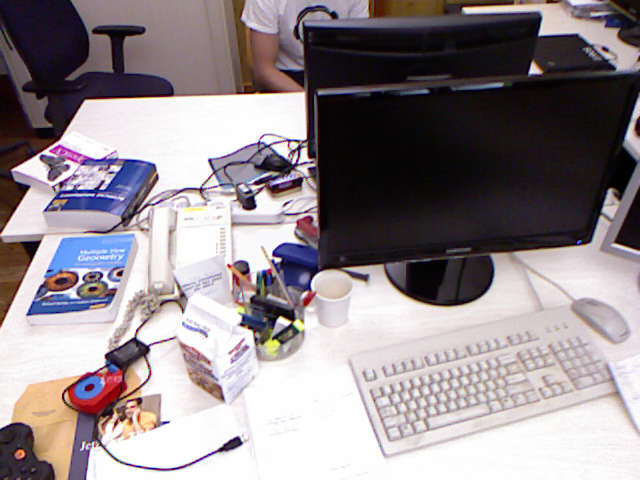
#> input picture data/rgbd_dataset_freiburg1_xyz/rgb/1305031102.343233.png, 640 x 480 px; its folder holds 4 pictures in this run
$ python 3-track_features.py
#> lines starting #> are read from the running program, lines starting #| are printed output that depends on the picture
# 1. Finds all .png files inside your dataset's rgb directory.
# 2. Sorts the filenames into the correct order.
# 3. Selects only the first 10 images.
# 4. Loops through those images.
# 5. Loads each image using OpenCV.
# 6. Prints the filename and image dimensions.
# You may reuse code from test_dataset.py. That's normal software engineering practice.


from pathlib import Path # Object Oriented filesystem paths
    # easier to use path - no more long string
    # also has glob built in - recurisve
import cv2 # openCV -> open source computer vision lib -> CV, image proc, ML. treats imgs/vids as multidim NumPy arrays
import numpy as np


folder = Path("data/rgbd_dataset_freiburg1_xyz/rgb")
images = sorted(folder.glob("*.png"))
    # glob finds file & directory pathnames that match a specific pattern.
    # uses the more simple Unix shell wildcard - not regex
if not images:
    raise FileNotFoundError("Error loading dataset images")

# set up objs
orb = cv2.ORB_create(nfeatures=1000)
bf=cv2.BFMatcher(cv2.NORM_HAMMING) # for hamming dist
failed_pairs = []
first_ten_images = images[:10]
MINIMUM_MATCHES = 8000

for i in range(1, len(first_ten_images)):
    img1 = cv2.imread(str(first_ten_images[i-1])) # using str avoid compat issues with diff cv versions
#> img1 is the input picture: shape (480, 640, 3); mean B, G, R 142, 137.6, 146.5
    img2 = cv2.imread(str(first_ten_images[i]))
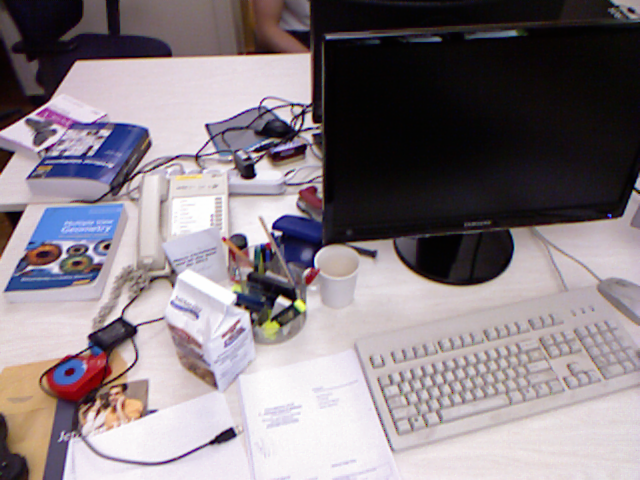
#> input picture data/rgbd_dataset_freiburg1_xyz/rgb/1305031102.611233.png, 640 x 480 px
#> img2 is the input picture: shape (480, 640, 3); mean B, G, R 132, 126.1, 135.7
    if img1 is None or img2 is None:
        failed_pairs.append((first_ten_images[i-1], first_ten_images[i]))
        print("Warning: one or two images could not load")
        continue
    gray1 = cv2.cvtColor(img1, cv2.COLOR_BGR2GRAY)
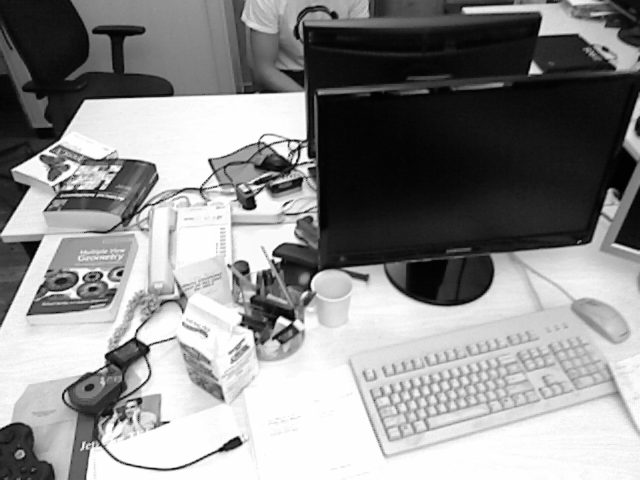
#> gray1: shape (480, 640); min 1, max 254, mean 140.8
    gray2 = cv2.cvtColor(img2, cv2.COLOR_BGR2GRAY)
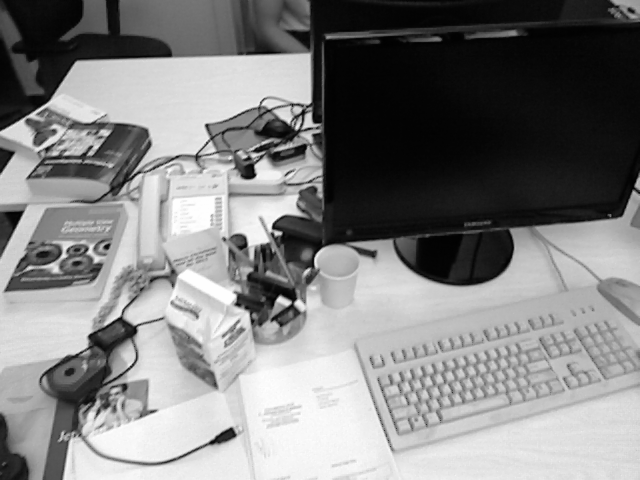
#> gray2: shape (480, 640); min 1, max 254, mean 129.6
    kp1, des1 = orb.detectAndCompute(gray1, None)
#> kp1 = 1000 keypoints; strongest (x, y, size): (274, 253, 37.2), (147, 346, 31), (289, 322, 31), (288, 322, 37.2)
    kp2, des2 = orb.detectAndCompute(gray2, None)
#> kp2 = 1000 keypoints; strongest (x, y, size): (274, 226, 44.6), (280, 297, 64.3), (290, 302, 31), (288, 302, 44.6)

    if des1 is None or des2 is None:
        print("Warning: one or two ORB descriptors could not be loaded.")
        failed_pairs.append((first_ten_images[i-1], first_ten_images[i]))
        continue

    pairs = bf.knnMatch(des1, des2, k=2) # find 2 nearest matches for descriptors
#> pairs = 1000 matches

    # lowe's ratio test to filter out weak
    good_matches = []
    frame1_matches = []
    frame2_matches = []

    ratio_test_threshold = 0.75
    for pair in pairs:
        if len(pair)==2:
            best, second_best = pair
            if best.distance < ratio_test_threshold * second_best.distance:
                good_matches.append(best)
                frame1_matches.append(kp1[best.queryIdx].pt)
                frame2_matches.append(kp2[best.trainIdx].pt)
#> after the loop, frame1_matches = 406 pairs, first value 48 to 494.5, second value 92.07 to 445; frame2_matches = 406 pairs, first value 34 to 516, second value 53.57 to 434.4; good_matches = 406 matches

    if len(good_matches) < MINIMUM_MATCHES:
        print(f"Warning: Less than {MINIMUM_MATCHES} good matches found")
        failed_pairs.append((first_ten_images[i-1], first_ten_images[i]))
        print(f"Frame {i} -> Frame {i+1}")
        print(f"Good matches: {len(good_matches)}")
#| Good matches: 406
        print(f"Status: SKIPPED (insufficent matches)")
        continue

    frame1_matches = np.array(frame1_matches, dtype=np.float32)
    frame2_matches = np.array(frame2_matches, dtype=np.float32)

    #verification
    assert frame1_matches.shape == frame2_matches.shape
    assert frame1_matches.shape[1] == 2

    print(f"Frame {i} -> Frame {i+1}")
    print(f"Keypoints: {len(kp1)} -> {len(kp2)}")
    print(f"Good matches: {len(good_matches)}")
    print(f"Percentage: {len(good_matches)/len(kp1) : .1%}")
    print(f"Points shape: {frame1_matches.shape}")
    print(f"Status: OK")
#> pass 2 of the loop `for i in range(1, len(first_ten_images)):`:
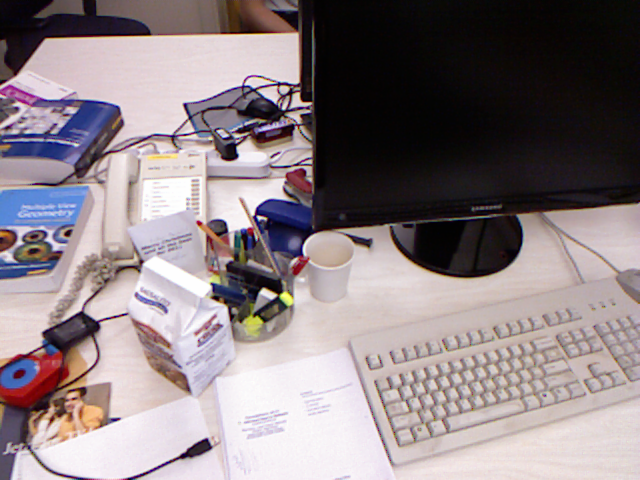
#> input picture data/rgbd_dataset_freiburg1_xyz/rgb/1305031102.911185.png, 640 x 480 px
#> img2 is the input picture: shape (480, 640, 3); mean B, G, R 132.1, 128.5, 139.7
#> `gray2 = cv2.cvtColor(img2, cv2.COLOR_BGR2GRAY)`:
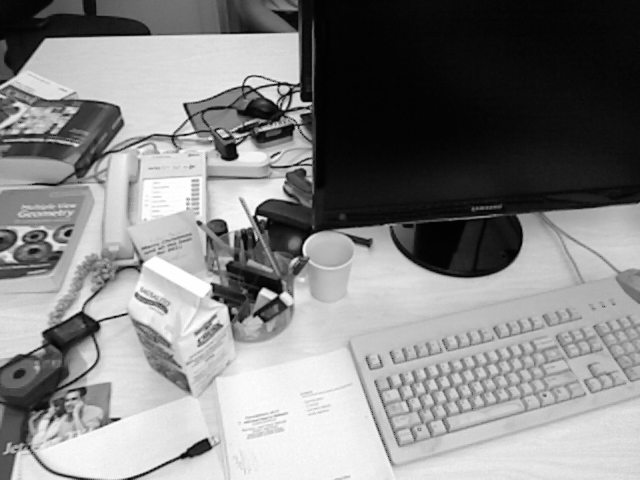
#> gray2: shape (480, 640); min 1, max 254, mean 132.3
#> kp1 has the same summary as kp2
#> kp2 = 1000 keypoints; strongest (x, y, size): (258, 217, 37.2), (258, 216, 31), (302, 100, 53.6), (259, 219, 31)
#> after the loop `for pair in pairs:`: frame1_matches = 454 pairs, first value 77.76 to 516, second value 53.57 to 435.6; frame2_matches = 454 pairs, first value 43.2 to 523.1, second value 33 to 447; good_matches = 454 matches
#| Good matches: 454
#> pass 3 of the loop `for i in range(1, len(first_ten_images)):`:
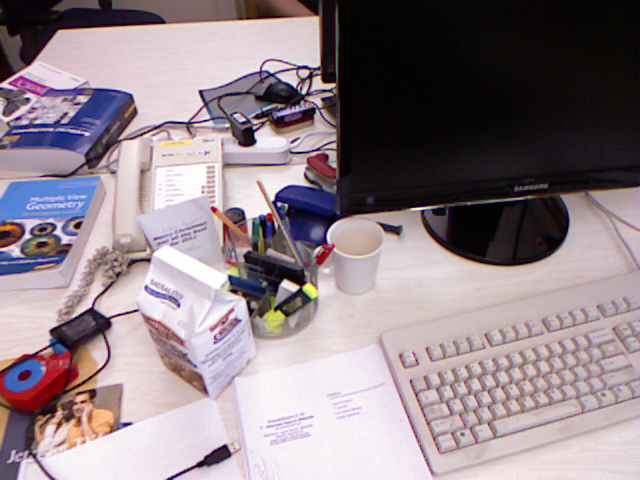
#> input picture data/rgbd_dataset_freiburg1_xyz/rgb/1305031103.143318.png, 640 x 480 px
#> img2 is the input picture: shape (480, 640, 3); mean B, G, R 137.1, 131.2, 144.3
#> `gray2 = cv2.cvtColor(img2, cv2.COLOR_BGR2GRAY)`:
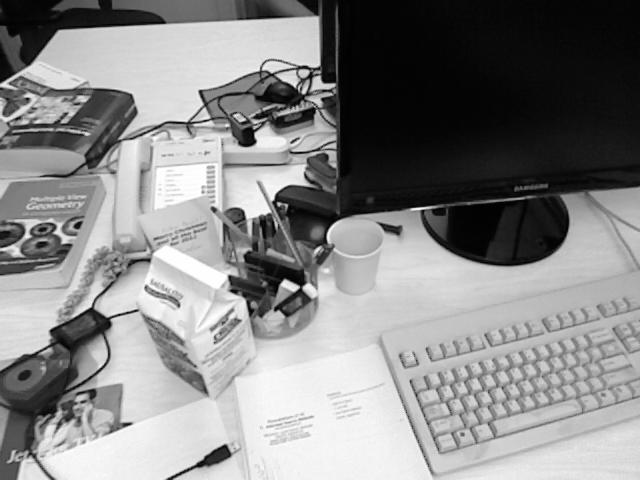
#> gray2: shape (480, 640); min 1, max 254, mean 135.8
#> kp1 has the same summary as kp2
#> kp2 = 1000 keypoints; strongest (x, y, size): (295, 287, 53.6), (284, 284, 92.6), (296, 287, 37.2), (297, 287, 31)
#> after the loop `for pair in pairs:`: frame1_matches = 507 pairs, first value 32 to 391.2, second value 80.87 to 439.2; frame2_matches = 507 pairs, first value 39 to 421, second value 63.94 to 445; good_matches = 507 matches
#| Good matches: 507
